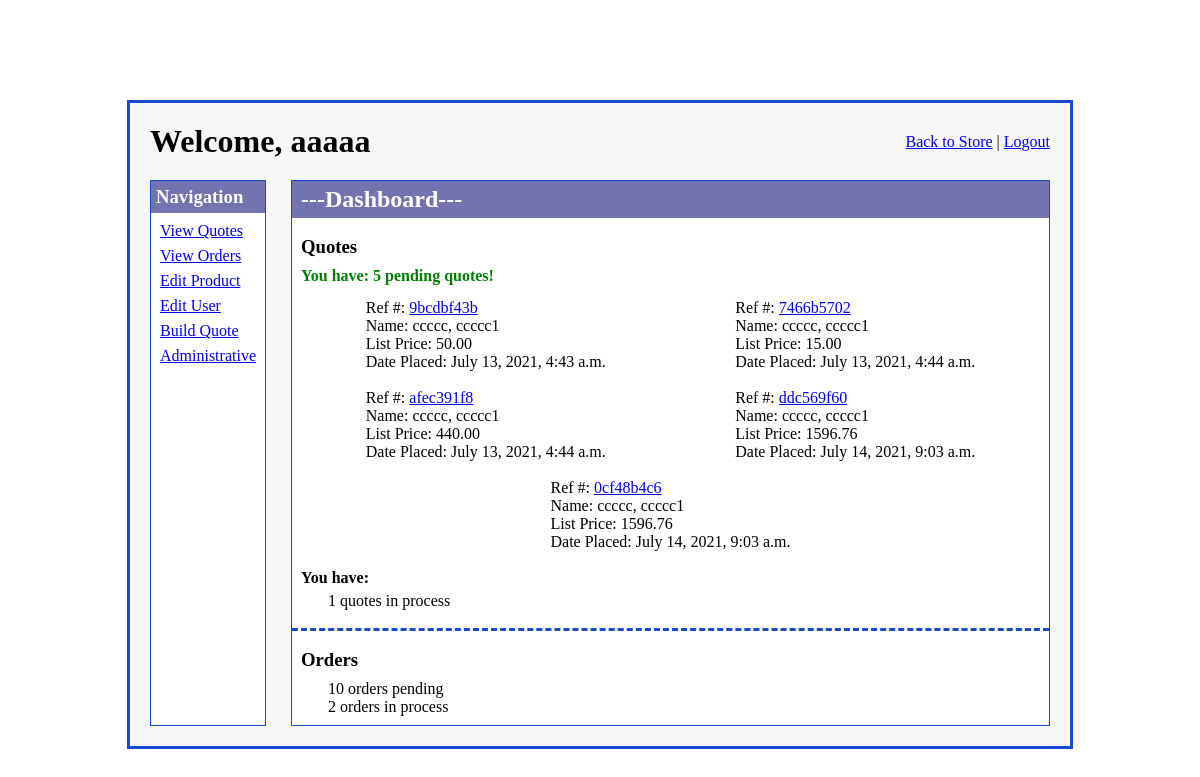
Page /admin_access/ (signed in) on the earlier database version.
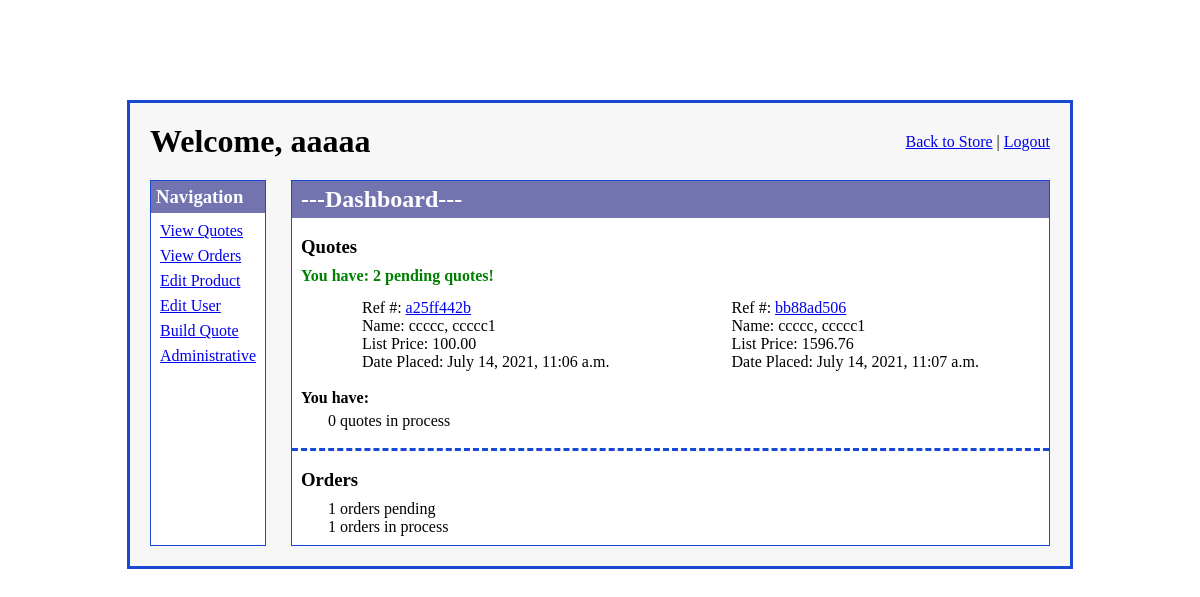
Same page on the later database version.
### imgfield_app/models.py (models this page shows)
class Quote(models.Model):
    quoted_by = models.ForeignKey(
        User,
        related_name="user_quotes",
        on_delete=models.CASCADE
    )
    contact_info =  models.ForeignKey(
        ContactInfo,
        related_name="quotes",
        on_delete = models.CASCADE,
        null=True, blank=True,
    )
    ref_number = models.CharField(max_length=10)
    total_price = models.DecimalField(decimal_places=2, max_digits=10, null=True, blank=True)
    status = models.CharField(max_length=27)
    special_instructions = models.TextField(null=True, blank=True)
    office_notes = models.TextField(null=True, blank=True)
    placed_at = models.DateTimeField(auto_now_add=True)
    created_at = models.DateTimeField(auto_now_add=True)
    updated_at = models.DateTimeField(auto_now=True)
    objects = QuoteManager()

class User(models.Model):
    first_name = models.CharField(max_length=45)
    last_name = models.CharField(max_length=60)
    email = models.CharField(max_length=60)
    password = models.CharField(max_length=60)
    security_level = models.IntegerField()
    created_at = models.DateTimeField(auto_now_add=True)
    updated_at = models.DateTimeField(auto_now=True)
    objects = UserManager()

### admin_app/views.py (the view)
# urls.py: path('', views.index),
def index(request):
    if 'user_id' in request.session:
        logged_user = User.objects.get(id=request.session['user_id'])
        if logged_user.security_level > 4:
            context = {
                'logged_user' : logged_user,
                'all_products': Product.objects.all(),
                'new_quotes': Quote.objects.filter(status="pending"),
                'quote_in_process_count': Quote.objects.filter(status="in process").count(),
                'order_open_count': Order.objects.filter(status="open").count(),
                'order_pending_count': Order.objects.filter(status="pending").count(),
                'order_in_process_count': Order.objects.filter(status="in process").count(),
            }
            return render(request, "admin_index.html", context)
    return redirect("/")

### admin_app/templates/admin_index.html (shortened to what this page needs)
<!DOCTYPE html>
<html lang="en">
<head>
    {% load static %}
    <link rel="stylesheet" href="{% static 'css/admin_index.css' %}">
</head>
<body>
    <div id="wrapper">
        <div id="header">
            <h1>Welcome, {{ logged_user.first_name }}</h1>
            <div id="links">
                <a href="/">Back to Store</a> |
                <a href="/signon/logout">Logout</a>
            </div>
        </div>
        <div id="content">
            <div id="navigation">
                <h3>Navigation</h3>
                <div id="nav_links">
                    <a href="/admin_access/quotes_display/1">View Quotes</a>
                    <a href="/admin_access/orders_display">View Orders</a>
                    <a href="/admin_access/select_product/1">Edit Product</a>
                    <a href="/admin_access/edit_user">Edit User</a>
                    <a href="/admin_access/build_quote">Build Quote</a>
                    <a href="/admin_access/administrative">Administrative</a>
                </div>
            </div>
            <div id="dashboard">
                <h2>---Dashboard---</h2>
                <div id="new_info">
                    <div id="quote_display">
                        <h3>Quotes</h3>
                        {% if new_quotes %}
                        <h4 class="green">You have: {{ new_quotes.count }} pending quotes!</h4>
                        <div id="new_quote_display">
                            {% for quote in new_quotes %}
                            <div class="pod">
                                <p>Ref #: <a href="/admin_access/view_quote/{{ quote.id }}">{{ quote.ref_number }}</a>
                                </p>
                                <p>Name: {{ quote.quoted_by.last_name }}, {{ quote.quoted_by.first_name }}</p>
                                <p>List Price: {{quote.total_price }}</p>
                                <p>Date Placed: {{ quote.placed_at }}</p>
                            </div>
                            {% endfor %}
                        </div>
                        {% else %}
                        <p>You have no new quotes pending</p>
                        {%  endif %}
                        <div id="quote_stats">
                            <h4>You have:</h4>
                            <p>{{ quote_in_process_count }} quotes in process</p>
                        </div>
                    </div>
                    <div id="order_display">
                        <h3>Orders</h3>
                        <p>{{ order_pending_count }} orders pending</p>
                        <p>{{ order_in_process_count }} orders in process</p>
                    </div>
                </div>
            </div>
        </div>
    </div>
</body>
</html>

Differences in the rows shown:
removed Quote: ref_number "9bcdbf43b", quoted_by.last_name "ccccc", quoted_by.first_name "ccccc1", total_price "50.00", placed_at "July 13, 2021, 4:43 a.m."
removed Quote: ref_number "7466b5702", quoted_by.last_name "ccccc", quoted_by.first_name "ccccc1", total_price "15.00", placed_at "July 13, 2021, 4:44 a.m."
removed Quote: ref_number "afec391f8", quoted_by.last_name "ccccc", quoted_by.first_name "ccccc1", total_price "440.00", placed_at "July 13, 2021, 4:44 a.m."
removed Quote: ref_number "ddc569f60", quoted_by.last_name "ccccc", quoted_by.first_name "ccccc1", total_price "1596.76", placed_at "July 14, 2021, 9:03 a.m."
removed Quote: ref_number "0cf48b4c6", quoted_by.last_name "ccccc", quoted_by.first_name "ccccc1", total_price "1596.76", placed_at "July 14, 2021, 9:03 a.m."
added Quote: ref_number "a25ff442b", quoted_by.last_name "ccccc", quoted_by.first_name "ccccc1", total_price "100.00", placed_at "July 14, 2021, 11:06 a.m."
added Quote: ref_number "bb88ad506", quoted_by.last_name "ccccc", quoted_by.first_name "ccccc1", total_price "1596.76", placed_at "July 14, 2021, 11:07 a.m."
Other differences:
{{ new_quotes.count }}: "5" → "2"
{{ quote_in_process_count }}: "1" → "0"
{{ order_pending_count }}: "10" → "1"
{{ order_in_process_count }}: "2" → "1"
